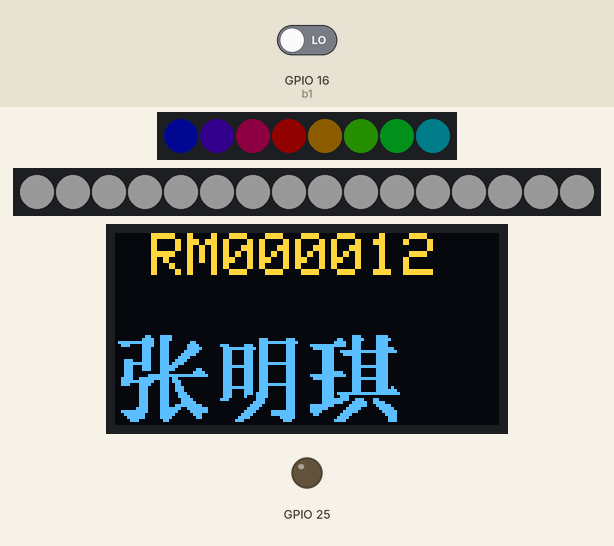
Bench run of a program on a simulated ESP32. Shown: 8 RGB LEDs in strip order, left to right, 16 RGB LEDs in strip order, left to right, 128×64 one-colour display, output pins drawn as LEDs (lit = HIGH). The test bench sets the inputs (shaded band); at power-on: GPIO 16 (b1) LOW. Dim RGB values are drawn brighter than linear; the OLED is the two-colour kind (top 16 rows yellow).

Above: at 6.2 s.
6.3 s: GPIO 16 (b1) driven HIGH
At 6.43 s:
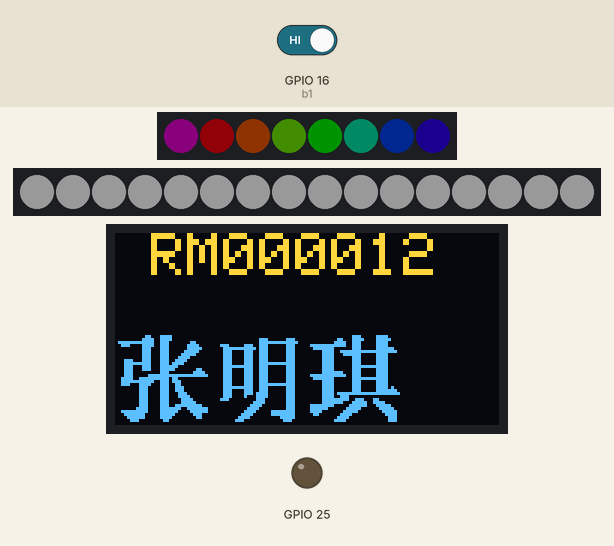
At 7.03 s:
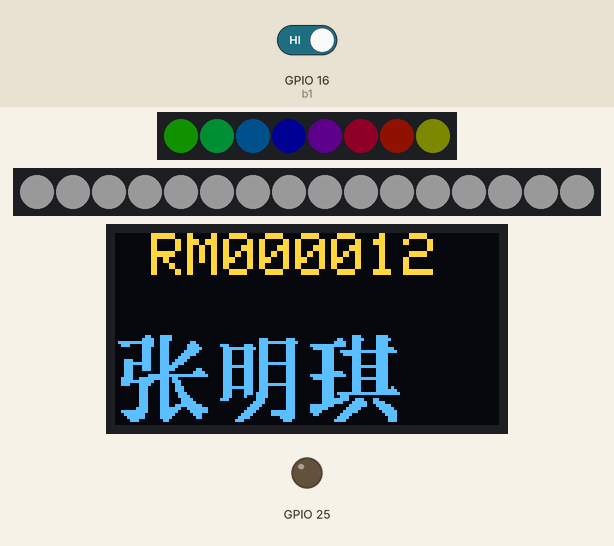
Timing chart, 0 to 23.9 s (numbered marks = the images above; inputs shaded):
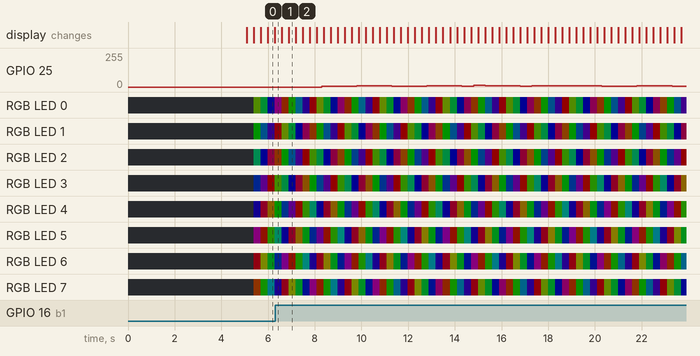

Measured:
- after the input at 6.3 s, GPIO 25: 0/255 → 6/255 after 2.0 s, → 7/255 0.50 s later, → 6/255 0.50 s later, → 8/255 0.50 s later, … (25 changes in this stretch)

The program:

main.cpp
```cpp
#include <Arduino.h>
#include <Wire.h>
#include "../lib/Adafruit-GFX-Library-master/Adafruit_GFX.h"
#include "../lib/Adafruit_SSD1306/Adafruit_SSD1306.h"
#include "../Freenove_WS2812_Lib_for_ESP32/src/Freenove_WS2812_Lib_for_ESP32.h"
#include "../lib/FastLED/FastLED.h"

#define Do 262 //音调频率
#define Re 294
#define Mi 330
#define Fa 349
#define Sol 392
#define La 440
#define Si 494
#define Do_h 523
#define Re_h 587
#define Mi_h 659
#define Fa_h 698
#define Sol_h 784
#define La_h 880
#define Si_h 988

int tune[] = {Sol, Sol, La, Sol, Do_h, Si,
              Sol, Sol, La, Sol, Re_h, Do_h,
              Sol, Sol, Sol_h, Mi_h, Do_h, Si, La,
              Fa_h, Fa_h, Mi_h, Do_h, Re_h, Do_h}; //生日歌曲谱
float durt[] =
    {
        //生日歌谱
        0.5,
        0.5,
        1,
        1,
        1,
        1 + 1,
        0.5,
        0.5,
        1,
        1,
        1,
        1 + 1,
        0.5,
        0.5,
        1,
        1,
        1,
        1,
        1,
        0.5,
        0.5,
        1,
        1,
        1,
        1 + 1,
};

int length;
int channel = 0;     //蜂鸣器频道
int resolution = 14; //蜂鸣器分辨率
int sr = 0;
int srrun = 0;

#define LEDS_COUNT 8   //彩灯数目
#define LEDS_COUNT1 16 //彩灯数目
#define LEDS_PIN 14    //ESP32控制ws2812的引脚
#define LEDS_PIN1 12   //ESP32控制ws2812的引脚
#define CHANNEL 0      //控制通道，最多8路
#define CHANNEL1 1     //控制通道，最多8路
#define USE_MULTCORE 1 //是否使用多线程

#define b1 16 //第一个徽章检测
#define b2 17 //第二个徽章检测
#define b3 18 //第三个徽章检测
#define b4 19 //第四个徽章检测
#define b5 23 //第五个徽章检测
#define b6 26 //第六个徽章检测
#define b7 27 //第七个徽章检测
#define b8 32 //第八个徽章检测

/*#define LED_PIN     14
#define NUM_LEDS    16
CRGB leds[NUM_LEDS];
CRGB led[NUM_LEDS];
CRGB led_bucket[NUM_LEDS];
int s=0;*/

Freenove_ESP32_WS2812 strip = Freenove_ESP32_WS2812(LEDS_COUNT, LEDS_PIN, CHANNEL, TYPE_GRB);   //申请彩灯控制对象
Freenove_ESP32_WS2812 strip1 = Freenove_ESP32_WS2812(LEDS_COUNT1, LEDS_PIN1, CHANNEL1, TYPE_GRB);

#define OLED_RESET 21   //OLED定义
Adafruit_SSD1306 display(128, 64, &Wire, OLED_RESET);

static const unsigned char PROGMEM pic1[] = { //R标志
    0x00, 0x00, 0x00, 0x00, 0x0f, 0xff, 0xff, 0xff, 0xff, 0xff, 0xe0, 0x00, 0x00, 0x00, 0x00, 0x00,
    0x00, 0x00, 0x00, 0x00, 0x0f, 0xff, 0xff, 0xff, 0xff, 0xff, 0xf8, 0x00, 0x00, 0x00, 0x00, 0x00,
    0x00, 0x00, 0x00, 0x00, 0x07, 0xff, 0xff, 0xff, 0xff, 0xff, 0xff, 0x00, 0x00, 0x00, 0x00, 0x00,
    0x00, 0x00, 0x00, 0x00, 0x07, 0xff, 0xff, 0xff, 0xff, 0xff, 0xff, 0x80, 0x00, 0x00, 0x00, 0x00,
    0x00, 0x00, 0x00, 0x00, 0x03, 0xff, 0xff, 0xff, 0xff, 0xff, 0xff, 0xc0, 0x00, 0x00, 0x00, 0x00,
    0x00, 0x00, 0x00, 0x00, 0x01, 0xff, 0xff, 0xff, 0xff, 0xff, 0xff, 0xe0, 0x00, 0x00, 0x00, 0x00,
    0x00, 0x00, 0x00, 0x00, 0x01, 0xff, 0xff, 0xff, 0xff, 0xff, 0xff, 0xf0, 0x00, 0x00, 0x00, 0x00,
    0x00, 0x00, 0x00, 0x00, 0x00, 0xff, 0xff, 0xff, 0xff, 0xff, 0xff, 0xf8, 0x00, 0x00, 0x00, 0x00,
    0x00, 0x00, 0x00, 0x00, 0x00, 0x7f, 0xff, 0xff, 0xff, 0xff, 0xff, 0xf8, 0x00, 0x00, 0x00, 0x00,
    0x00, 0x00, 0x00, 0x00, 0x00, 0x7f, 0xff, 0xff, 0xff, 0xff, 0xff, 0xfc, 0x00, 0x00, 0x00, 0x00,
    0x00, 0x00, 0x00, 0x00, 0x00, 0x3f, 0xff, 0xff, 0xff, 0xff, 0xff, 0xfc, 0x00, 0x00, 0x00, 0x00,
    0x00, 0x00, 0x00, 0x00, 0x00, 0x3f, 0xff, 0xff, 0xff, 0xff, 0xff, 0xfe, 0x00, 0x00, 0x00, 0x00,
    0x00, 0x00, 0x00, 0x00, 0x00, 0x1f, 0xff, 0xf8, 0x00, 0x01, 0xff, 0xfe, 0x00, 0x00, 0x00, 0x00,
    0x00, 0x00, 0x00, 0x00, 0x00, 0x0f, 0xff, 0xfc, 0x00, 0x00, 0x7f, 0xfe, 0x00, 0x00, 0x00, 0x00,
    0x00, 0x00, 0x00, 0x00, 0x00, 0x07, 0xff, 0xfe, 0x00, 0x00, 0x3f, 0xff, 0x00, 0x00, 0x00, 0x00,
    0x00, 0x00, 0x00, 0x00, 0x00, 0x03, 0xff, 0xff, 0x00, 0x00, 0x1f, 0xff, 0x00, 0x00, 0x00, 0x00,
    0x00, 0x00, 0x00, 0x00, 0x00, 0x01, 0xff, 0xff, 0x80, 0x00, 0x1f, 0xff, 0x00, 0x00, 0x00, 0x00,
    0x00, 0x00, 0x00, 0x00, 0x00, 0x00, 0xff, 0xff, 0xc0, 0x00, 0x1f, 0xff, 0x00, 0x00, 0x00, 0x00,
    0x00, 0x00, 0x00, 0x00, 0x00, 0x00, 0xff, 0xff, 0xe0, 0x00, 0x1f, 0xff, 0x00, 0x00, 0x00, 0x00,
    0x00, 0x00, 0x00, 0x00, 0x00, 0x00, 0x7f, 0xff, 0xf0, 0x00, 0x3f, 0xff, 0x00, 0x00, 0x00, 0x00,
    0x00, 0x00, 0x00, 0x00, 0x00, 0x00, 0x3f, 0xff, 0xf0, 0x00, 0x3f, 0xfe, 0x00, 0x00, 0x00, 0x00,
    0x00, 0x00, 0x00, 0x00, 0x00, 0x00, 0x1f, 0xff, 0xf8, 0x00, 0x7f, 0xfe, 0x00, 0x00, 0x00, 0x00,
    0x00, 0x00, 0x00, 0x00, 0x00, 0x1f, 0xff, 0xff, 0xff, 0xff, 0xff, 0xfe, 0x00, 0x00, 0x00, 0x00,
    0x00, 0x00, 0x00, 0x00, 0x00, 0x1f, 0xff, 0xff, 0xff, 0xff, 0xff, 0xfe, 0x00, 0x00, 0x00, 0x00,
    0x00, 0x00, 0x00, 0x00, 0x00, 0x3f, 0xff, 0xff, 0xff, 0xff, 0xff, 0xfc, 0x00, 0x00, 0x00, 0x00,
    0x00, 0x00, 0x00, 0x00, 0x00, 0x3f, 0xff, 0xff, 0xff, 0xff, 0xff, 0xfc, 0x00, 0x00, 0x00, 0x00,
    0x00, 0x00, 0x00, 0x00, 0x00, 0x3f, 0xff, 0xff, 0xff, 0xff, 0xff, 0xf8, 0x00, 0x00, 0x00, 0x00,
    0x00, 0x00, 0x00, 0x00, 0x00, 0x3f, 0xff, 0xff, 0xff, 0xff, 0xff, 0xf0, 0x00, 0x00, 0x00, 0x00,
    0x00, 0x00, 0x00, 0x00, 0x00, 0x7f, 0xff, 0xff, 0xff, 0xff, 0xff, 0xf0, 0x00, 0x00, 0x00, 0x00,
    0x00, 0x00, 0x00, 0x00, 0x00, 0x7f, 0xff, 0xff, 0xff, 0xff, 0xff, 0xe0, 0x00, 0x00, 0x00, 0x00,
    0x00, 0x00, 0x00, 0x00, 0x00, 0x7f, 0xff, 0xff, 0xff, 0xff, 0xff, 0x80, 0x00, 0x00, 0x00, 0x00,
    0x00, 0x00, 0x00, 0x00, 0x00, 0x7f, 0xff, 0xff, 0xff, 0xff, 0xff, 0x00, 0x00, 0x00, 0x00, 0x00,
    0x00, 0x00, 0x00, 0x00, 0x00, 0xff, 0xff, 0xff, 0xff, 0xff, 0xfe, 0x00, 0x00, 0x00, 0x00, 0x00,
    0x00, 0x00, 0x00, 0x00, 0x00, 0xff, 0xff, 0xff, 0xff, 0xff, 0xf0, 0x00, 0x00, 0x00, 0x00, 0x00,
    0x00, 0x00, 0x00, 0x00, 0x00, 0xff, 0xff, 0xff, 0xff, 0xff, 0x80, 0x00, 0x00, 0x00, 0x00, 0x00,
    0x00, 0x00, 0x00, 0x00, 0x01, 0xff, 0xfe, 0x00, 0xff, 0xff, 0xc0, 0x00, 0x00, 0x00, 0x00, 0x00,
    0x00, 0x00, 0x00, 0x00, 0x01, 0xff, 0xfe, 0x00, 0x7f, 0xff, 0xe0, 0x00, 0x00, 0x00, 0x00, 0x00,
    0x00, 0x00, 0x00, 0x00, 0x01, 0xff, 0xfe, 0x00, 0x3f, 0xff, 0xf0, 0x00, 0x00, 0x00, 0x00, 0x00,
    0x00, 0x00, 0x00, 0x00, 0x01, 0xff, 0xfc, 0x00, 0x1f, 0xff, 0xf8, 0x00, 0x00, 0x00, 0x00, 0x00,
    0x00, 0x00, 0x00, 0x00, 0x03, 0xff, 0xfc, 0x00, 0x0f, 0xff, 0xfc, 0x00, 0x00, 0x00, 0x00, 0x00,
    0x00, 0x00, 0x00, 0x00, 0x03, 0xff, 0xfc, 0x00, 0x07, 0xff, 0xfe, 0x00, 0x00, 0x00, 0x00, 0x00,
    0x00, 0x00, 0x00, 0x00, 0x03, 0xff, 0xfc, 0x00, 0x03, 0xff, 0xff, 0x00, 0x00, 0x00, 0x00, 0x00,
    0x00, 0x00, 0x00, 0x00, 0x07, 0xff, 0xf8, 0x00, 0x03, 0xff, 0xff, 0x00, 0x00, 0x00, 0x00, 0x00,
    0x00, 0x00, 0x00, 0x00, 0x07, 0xff, 0xf8, 0x00, 0x01, 0xff, 0xff, 0x80, 0x00, 0x00, 0x00, 0x00,
    0x00, 0x00, 0x00, 0x00, 0x07, 0xff, 0xf8, 0x00, 0x00, 0xff, 0xff, 0xc0, 0x00, 0x00, 0x00, 0x00,
    0x00, 0x00, 0x00, 0x00, 0x07, 0xff, 0xf8, 0x00, 0x00, 0x7f, 0xff, 0xe0, 0x00, 0x00, 0x00, 0x00,
    0x00, 0x00, 0x00, 0x00, 0x0f, 0xff, 0xf0, 0x00, 0x00, 0x3f, 0xff, 0xf0, 0x00, 0x00, 0x00, 0x00,
    0x00, 0x00, 0x00, 0x00, 0x0f, 0xff, 0xf0, 0x07, 0xff, 0xff, 0xff, 0xf8, 0x00, 0x00, 0x00, 0x00,
    0x00, 0x00, 0x00, 0x00, 0x0f, 0xff, 0xf0, 0x01, 0xff, 0xff, 0xff, 0xfc, 0x00, 0x00, 0x00, 0x00,
    0x00, 0x00, 0x00, 0x00, 0x1f, 0xff, 0xf0, 0x00, 0x7f, 0xff, 0xff, 0xfe, 0x00, 0x00, 0x00, 0x00,
    0x00, 0x00, 0x00, 0x00, 0x1f, 0xff, 0xe0, 0x00, 0x1f, 0xff, 0xff, 0xff, 0x00, 0x00, 0x00, 0x00,
    0x00, 0x00, 0x00, 0x00, 0x1f, 0xff, 0xe0, 0x00, 0x0f, 0xff, 0xff, 0xff, 0x00, 0x00, 0x00, 0x00,
    0x00, 0x00, 0x00, 0x00, 0x1f, 0xff, 0xe0, 0x00, 0x01, 0xff, 0xf0, 0x00, 0x00, 0x00, 0x00, 0x00,
    0x00, 0x00, 0x00, 0x00, 0x3f, 0xff, 0xc0, 0x00, 0x00, 0x7f, 0xf8, 0x00, 0x00, 0x00, 0x00, 0x00,
    0x00, 0x00, 0x00, 0x00, 0xff, 0xff, 0xc0, 0x00, 0x00, 0x1f, 0xfc, 0x00, 0x00, 0x00, 0x00, 0x00,
    0x00, 0x00, 0x00, 0x00, 0x00, 0x00, 0x00, 0x00, 0x00, 0x07, 0xfe, 0x00, 0x00, 0x00, 0x00, 0x00,
    0x00, 0x00, 0x00, 0x00, 0x00, 0x00, 0x00, 0x00, 0x00, 0x01, 0xff, 0x00, 0x00, 0x00, 0x00, 0x00,
    0x00, 0x00, 0x00, 0x00, 0x00, 0x00, 0x00, 0x00, 0x00, 0x00, 0x7f, 0x80, 0x00, 0x00, 0x00, 0x00,
    0x00, 0x00, 0x00, 0x00, 0x00, 0x00, 0x00, 0x00, 0x00, 0x00, 0x1f, 0xc0, 0x00, 0x00, 0x00, 0x00,
    0x00, 0x00, 0x00, 0x00, 0x00, 0x00, 0x00, 0x00, 0x00, 0x00, 0x07, 0xe0, 0x00, 0x00, 0x00, 0x00,
    0x00, 0x00, 0x00, 0x00, 0x00, 0x00, 0x00, 0x00, 0x00, 0x00, 0x01, 0xf0, 0x00, 0x00, 0x00, 0x00,
    0x00, 0x00, 0x00, 0x00, 0x00, 0x00, 0x00, 0x00, 0x00, 0x00, 0x00, 0x70, 0x00, 0x00, 0x00, 0x00,
    0x00, 0x00, 0x00, 0x00, 0x00, 0x00, 0x00, 0x00, 0x00, 0x00, 0x00, 0x18, 0x00, 0x00, 0x00, 0x00,
    0x00, 0x00, 0x00, 0x00, 0x00, 0x00, 0x00, 0x00, 0x00, 0x00, 0x00, 0x04, 0x00, 0x00, 0x00, 0x00};

static const unsigned char PROGMEM str_1[] =
    {
        0x08, 0x08, 0xFD, 0xFC, 0x09, 0x00, 0x09, 0xF8, 0x09, 0x00, 0x79, 0xF8, 0x41, 0x00, 0x47, 0xFE,
        0x41, 0x40, 0x79, 0x44, 0x09, 0x28, 0x09, 0x30, 0x09, 0x10, 0x09, 0x4E, 0x51, 0x84, 0x21, 0x00};

//中文名字1
static const unsigned char PROGMEM str_2[] =
    {
        0x00, 0x04, 0x04, 0xFE, 0x7E, 0x84, 0x44, 0x84, 0x44, 0x84, 0x44, 0xFC, 0x7C, 0x84, 0x44, 0x84,
        0x44, 0x84, 0x44, 0xFC, 0x7C, 0x84, 0x44, 0x84, 0x01, 0x04, 0x01, 0x04, 0x02, 0x14, 0x04, 0x08};

//中文名字2
static const unsigned char PROGMEM str_3[] =
    {
        0x01, 0x10, 0x01, 0x10, 0xF7, 0xFC, 0x21, 0x10, 0x21, 0x10, 0x21, 0xF0, 0xF9, 0x10, 0x21, 0x10,
        0x21, 0xF0, 0x21, 0x10, 0x21, 0x14, 0x27, 0xFE, 0x38, 0x00, 0xE1, 0x10, 0x42, 0x0C, 0x04, 0x04};

//中文名字3
static const unsigned char PROGMEM str_4[] =
    {
        0x00, 0x00, 0x00, 0x00, 0x00, 0x00, 0x00, 0x00, 0x00, 0x00, 0x00, 0x00,
        0x00, 0x00, 0x00, 0x00, 0x00, 0x00, 0x00, 0x00, 0x00, 0x00, 0x00, 0x00,
        0x00, 0x31, 0xe0, 0x00, 0x00, 0x00, 0x00, 0x00, 0x00, 0x01, 0xc1, 0xe0,
        0x00, 0x79, 0xe0, 0x00, 0x00, 0x00, 0xe0, 0x70, 0x00, 0x31, 0xe1, 0xf0,
        0x7f, 0xf9, 0xc0, 0x60, 0x00, 0x00, 0xff, 0xf8, 0x00, 0x79, 0xc1, 0xe0,
        0x38, 0x79, 0xc0, 0xf0, 0x1c, 0x1c, 0xe0, 0x70, 0x7f, 0xf9, 0xc1, 0xe0,
        0x00, 0x71, 0xc0, 0xf8, 0x0f, 0xfe, 0xe0, 0x70, 0x3f, 0x81, 0xc1, 0xf8,
        0x00, 0x71, 0xc1, 0xf0, 0x0e, 0x1c, 0xe0, 0x70, 0x07, 0x9f, 0xff, 0xfc,
        0x00, 0x71, 0xc3, 0xe0, 0x0e, 0x1c, 0xe0, 0x70, 0x07, 0x8f, 0xc1, 0xe0,
        0x00, 0x71, 0xc7, 0x80, 0x0e, 0x1c, 0xe0, 0x70, 0x07, 0x81, 0xc1, 0xe0,
        0x1c, 0x71, 0xcf, 0x00, 0x0e, 0x1c, 0xe0, 0x70, 0x07, 0x81, 0xc1, 0xe0,
        0x1f, 0xf1, 0xde, 0x00, 0x0e, 0x1c, 0xff, 0xf0, 0x07, 0x81, 0xc1, 0xe0,
        0x1c, 0x71, 0xf8, 0x00, 0x0f, 0xfc, 0xe0, 0x70, 0x07, 0x81, 0xff, 0xe0,
        0x1c, 0x71, 0xf0, 0x18, 0x0e, 0x1c, 0xe0, 0x70, 0x07, 0x81, 0xc1, 0xe0,
        0x1c, 0x01, 0xc0, 0x3c, 0x0e, 0x1c, 0xe0, 0x70, 0x07, 0xf1, 0xc1, 0xe0,
        0x1c, 0x1f, 0xff, 0xfe, 0x0e, 0x1c, 0xe0, 0x70, 0x7f, 0xf9, 0xc1, 0xe0,
        0x3c, 0xff, 0xd8, 0x00, 0x0e, 0x1c, 0xe0, 0x70, 0x3f, 0x81, 0xff, 0xe0,
        0x3f, 0xf9, 0xdc, 0x00, 0x0e, 0x1c, 0xe0, 0x70, 0x07, 0x81, 0xc1, 0xe0,
        0x38, 0xf1, 0xcc, 0x00, 0x0e, 0x1c, 0xff, 0xf0, 0x07, 0x81, 0xc1, 0xe0,
        0x00, 0xe1, 0xce, 0x00, 0x0f, 0xfc, 0xe0, 0x70, 0x07, 0x81, 0xc1, 0xe8,
        0x00, 0xe1, 0xce, 0x00, 0x0e, 0x1c, 0xe0, 0x70, 0x07, 0x81, 0xc1, 0xfc,
        0x00, 0xe1, 0xc7, 0x00, 0x0e, 0x1d, 0xe0, 0x70, 0x07, 0xbf, 0xff, 0xfe,
        0x00, 0xe1, 0xc7, 0x80, 0x0e, 0x11, 0xe0, 0x70, 0x07, 0x9c, 0x00, 0x00,
        0x00, 0xe1, 0xc3, 0xc0, 0x1c, 0x01, 0xc0, 0x70, 0x07, 0xfc, 0xe3, 0x00,
        0x00, 0xe1, 0xc3, 0xe0, 0x00, 0x03, 0xc0, 0x70, 0x07, 0xf1, 0xf3, 0xc0,
        0x00, 0xe1, 0xcf, 0xf8, 0x00, 0x07, 0x80, 0x70, 0x7f, 0x83, 0xf1, 0xf0,
        0x01, 0xe1, 0xfc, 0xfe, 0x00, 0x0f, 0x00, 0x70, 0x7e, 0x07, 0xc0, 0xf8,
        0x3f, 0xe1, 0xf8, 0x7e, 0x00, 0x1e, 0x0f, 0xf0, 0x78, 0x0f, 0x80, 0x7c,
        0x1f, 0xc1, 0xf0, 0x38, 0x00, 0x3c, 0x0f, 0xf0, 0x30, 0x1e, 0x00, 0x3c,
        0x0f, 0xc1, 0xe0, 0x18, 0x00, 0x78, 0x01, 0xf0, 0x00, 0x3c, 0x00, 0x1c,
        0x07, 0x00, 0xc0, 0x00, 0x00, 0xe0, 0x00, 0xe0, 0x00, 0x78, 0x00, 0x1c,
        0x00, 0x00, 0x00, 0x00, 0x00, 0x00, 0x00, 0x00, 0x00, 0x00, 0x00, 0x00};

void HZJC(void *jchz)
{
  while (1)
  {
  }
}

void RGB1(void *rgb1) //灯条控制线程
{
  while (1)
  {
    for (int j = 0; j < 255; j += 2)
    {
      for (int i = 0; i < LEDS_COUNT; i++)
      {
        strip.setLedColorData(i, strip.Wheel((i * 256 / LEDS_COUNT + j) & 255)); //设置彩灯颜色数据
      }
      strip.show(); //显示颜色
      delay(10);
    }
  }
}
void SRGQ(void *srgq) //生日歌线程
{
  while (1)
  {
    if (digitalRead(b1))
    {
      srrun++;
    }
    if (srrun > 0)
    {
      if (srrun == 1)
      {
        delay(2000);
      }
      if (sr < 2)
      {
        for (int x = 0; x < length; x++)
        {
          ledcSetup(channel, tune[x], resolution);
          ledcAttachPin(25, channel);
          ledcWrite(channel, tune[x]);
          //ledcWriteTone(tonepin,tune[x]);
          delay(500 * durt[x]);
        }
        sr++;
      }
      else
      {
        ledcWrite(channel, 0);
      }
    }
  }
}
void RGB2(void *rgb2)
{
  while (1)
  {
    for (int j = 0; j < 255; j += 2)
    {
      for (int i = 0; i < LEDS_COUNT1; i++)
      {
        //strip1.setLedColorData(i, strip1.Wheel((i * 256 / LEDS_COUNT1 + j) & 255));   //设置彩灯颜色数据 RGB跑马灯

        strip1.setLedColorData(i, 255, 255, 255);                                       //设置彩灯颜色数据 常亮白色
      }
      strip1.show();                                                                    //显示颜色
      delay(10);
    }
  }
}

void setup()
{
  pinMode(b1, INPUT_PULLDOWN); //设置按键管脚上拉输入模式
  Serial.begin(115200);
  strip.begin();            //初始化彩灯控制引脚
  strip.setBrightness(20);  //灯带1的亮度
  strip1.begin();           //初始化彩灯控制引脚
  strip1.setBrightness(25); //灯带2的亮度

  length = sizeof(tune) / sizeof(tune[0]);

  display.begin(SSD1306_SWITCHCAPVCC, 0x3C);
  display.setTextColor(WHITE);                //开像素点发光
  display.clearDisplay();                     //清屏
  display.drawBitmap(0, 0, pic1, 128, 64, 1); //画出字符对应点阵数据
  display.display();                          //开显示
  delay(5000);
  display.clearDisplay();
  display.setTextSize(2);      //设置字体大小
  display.setTextColor(WHITE); //设置字体颜色白色
  display.setCursor(0, 0);     //设置字体的起始位置
  display.println(" RM000012");
  display.setTextSize(3);      //设置字体大小
  display.setTextColor(WHITE);
  //display.println("  ZMQ");
  //display.drawBitmap(26, 32, str_1, 16, 16, 1); //在坐标X:26  Y:16的位置显示中文字符凌
  //display.drawBitmap(42, 32, str_2, 16, 16, 1); //在坐标X:42  Y:16的位置显示中文字符顺
  //display.drawBitmap(58, 32, str_3, 16, 16, 1);
  //display.drawBitmap()
  display.drawBitmap(0, 32, str_4, 96, 32, 1);
  display.display();
#if !USE_MULTCORE
  xTaskCreatePinnedToCore(RGB1, "RGB1", 4096, NULL, 1, NULL);
  xTaskCreatePinnedToCore(RGB2, "RGB2", 1024, NULL, 2, NULL);
  xTaskCreatePinnedToCore(SRGQ, "SRGQ", 4096, NULL, 3, NULL);
#else
  xTaskCreatePinnedToCore(RGB1, "RGB1", 4096, NULL, 1, NULL, 0);
  xTaskCreatePinnedToCore(RGB2, "RGB2", 1024, NULL, 2, NULL, 0);
  xTaskCreatePinnedToCore(SRGQ, "SRGQ", 4096, NULL, 1, NULL, 1);
  //xTaskCreatePinnedToCore(HZJC, "HZJC", 1024, NULL, 3, NULL, 0);
#endif
}

void loop()
{
}
```
